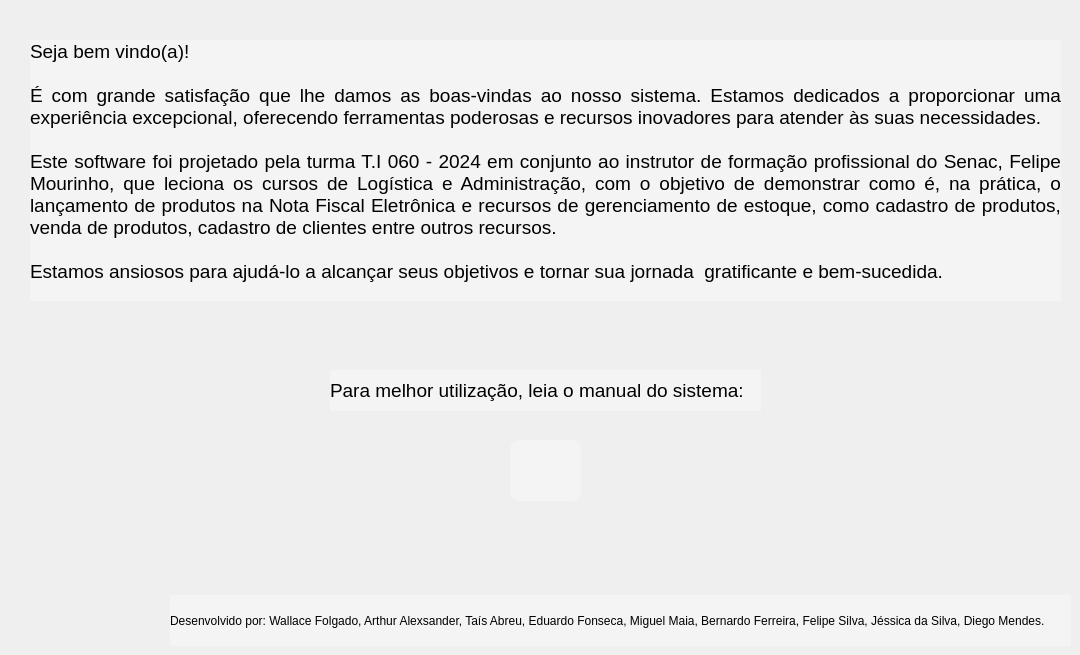
         <widget class="QWidget" name="inicio_pag">
          <widget class="QLabel" name="label_58">
           <property name="geometry">
            <rect>
             <x>330</x>
             <y>370</y>
             <width>431</width>
             <height>41</height>
            </rect>
           </property>
           <property name="font">
            <font>
             <pointsize>14</pointsize>
             <weight>50</weight>
             <bold>false</bold>
            </font>
           </property>
           <property name="whatsThis">
            <string>&lt;html&gt;&lt;head/&gt;&lt;body&gt;&lt;p&gt;&lt;span style=&quot; font-size:28pt; font-weight:600;&quot;&gt;BEM VINDO!&lt;/span&gt;&lt;/p&gt;&lt;/body&gt;&lt;/html&gt;</string>
           </property>
           <property name="styleSheet">
            <string notr="true">background-color: rgb(244, 244, 244);</string>
           </property>
           <property name="text">
            <string>Para melhor utilização, leia o manual do sistema:</string>
           </property>
           <property name="wordWrap">
            <bool>true</bool>
           </property>
          </widget>
          <widget class="QPushButton" name="manual_inicial">
           <property name="geometry">
            <rect>
             <x>510</x>
             <y>440</y>
             <width>71</width>
             <height>61</height>
            </rect>
           </property>
           <property name="styleSheet">
            <string notr="true">QPushButton#manual_inicial{
	border-color: rgb(0, 0, 0);
background-color: rgb(244, 244, 244);
	border-radius:10px;
	color: rgb(255, 255, 255);
}

QPushButton#manual_inicial:hover{
	background-color: rgb(254,117, 24);
	color: rgb(0, 0, 0);
}

QPushButton#manual_inicial:pressed{
	padding-left:10px;
	padding-top:10px;
	background-color: rgb(0,0, 0);	
	color: rgb(255, 255, 255);
}</string>
           </property>
           <property name="text">
            <string/>
           </property>
           <property name="icon">
            <iconset>
             <normaloff>Icones/pdf.png</normaloff>Icones/pdf.png</iconset>
           </property>
           <property name="iconSize">
            <size>
             <width>50</width>
             <height>50</height>
            </size>
           </property>
           <property name="checkable">
            <bool>false</bool>
           </property>
          </widget>
          <widget class="QLabel" name="label_57">
           <property name="geometry">
            <rect>
             <x>30</x>
             <y>40</y>
             <width>1031</width>
             <height>261</height>
            </rect>
           </property>
           <property name="font">
            <font>
             <pointsize>14</pointsize>
             <weight>50</weight>
             <bold>false</bold>
            </font>
           </property>
           <property name="whatsThis">
            <string>&lt;html&gt;&lt;head/&gt;&lt;body&gt;&lt;p&gt;&lt;span style=&quot; font-size:28pt; font-weight:600;&quot;&gt;BEM VINDO!&lt;/span&gt;&lt;/p&gt;&lt;/body&gt;&lt;/html&gt;</string>
           </property>
           <property name="styleSheet">
            <string notr="true">background-color: rgb(244, 244, 244);</string>
           </property>
           <property name="text">
            <string>Seja bem vindo(a)!

É com grande satisfação que lhe damos as boas-vindas ao nosso sistema. Estamos dedicados a proporcionar uma experiência excepcional, oferecendo ferramentas poderosas e recursos inovadores para atender às suas necessidades.

Este software foi projetado pela turma T.I 060 - 2024 em conjunto ao instrutor de formação profissional do Senac, Felipe Mourinho, que leciona os cursos de Logística e Administração, com o objetivo de demonstrar como é, na prática, o lançamento de produtos na Nota Fiscal Eletrônica e recursos de gerenciamento de estoque, como cadastro de produtos, venda de produtos, cadastro de clientes entre outros recursos.

Estamos ansiosos para ajudá-lo a alcançar seus objetivos e tornar sua jornada  gratificante e bem-sucedida.
</string>
           </property>
           <property name="alignment">
            <set>Qt::AlignJustify|Qt::AlignTop</set>
           </property>
           <property name="wordWrap">
            <bool>true</bool>
           </property>
          </widget>
          <widget class="QLabel" name="label_59">
           <property name="geometry">
            <rect>
             <x>170</x>
             <y>595</y>
             <width>901</width>
             <height>51</height>
            </rect>
           </property>
           <property name="font">
            <font>
             <pointsize>9</pointsize>
             <weight>50</weight>
             <bold>false</bold>
            </font>
           </property>
           <property name="whatsThis">
            <string>&lt;html&gt;&lt;head/&gt;&lt;body&gt;&lt;p&gt;&lt;span style=&quot; font-size:28pt; font-weight:600;&quot;&gt;BEM VINDO!&lt;/span&gt;&lt;/p&gt;&lt;/body&gt;&lt;/html&gt;</string>
           </property>
           <property name="styleSheet">
            <string notr="true">background-color: rgb(244, 244, 244);</string>
           </property>
           <property name="text">
            <string>Desenvolvido por: Wallace Folgado, Arthur Alexsander, Taís Abreu, Eduardo Fonseca, Miguel Maia, Bernardo Ferreira, Felipe Silva, Jéssica da Silva, Diego Mendes.</string>
           </property>
           <property name="wordWrap">
            <bool>true</bool>
           </property>
          </widget>
          <widget class="QLabel" name="label">
           <property name="geometry">
            <rect>
             <x>40</x>
             <y>580</y>
             <width>91</width>
             <height>51</height>
            </rect>
           </property>
           <property name="text">
            <string/>
           </property>
           <property name="pixmap">
            <pixmap>Icones/senac.png</pixmap>
           </property>
           <property name="scaledContents">
            <bool>true</bool>
           </property>
          </widget>
         </widget>
